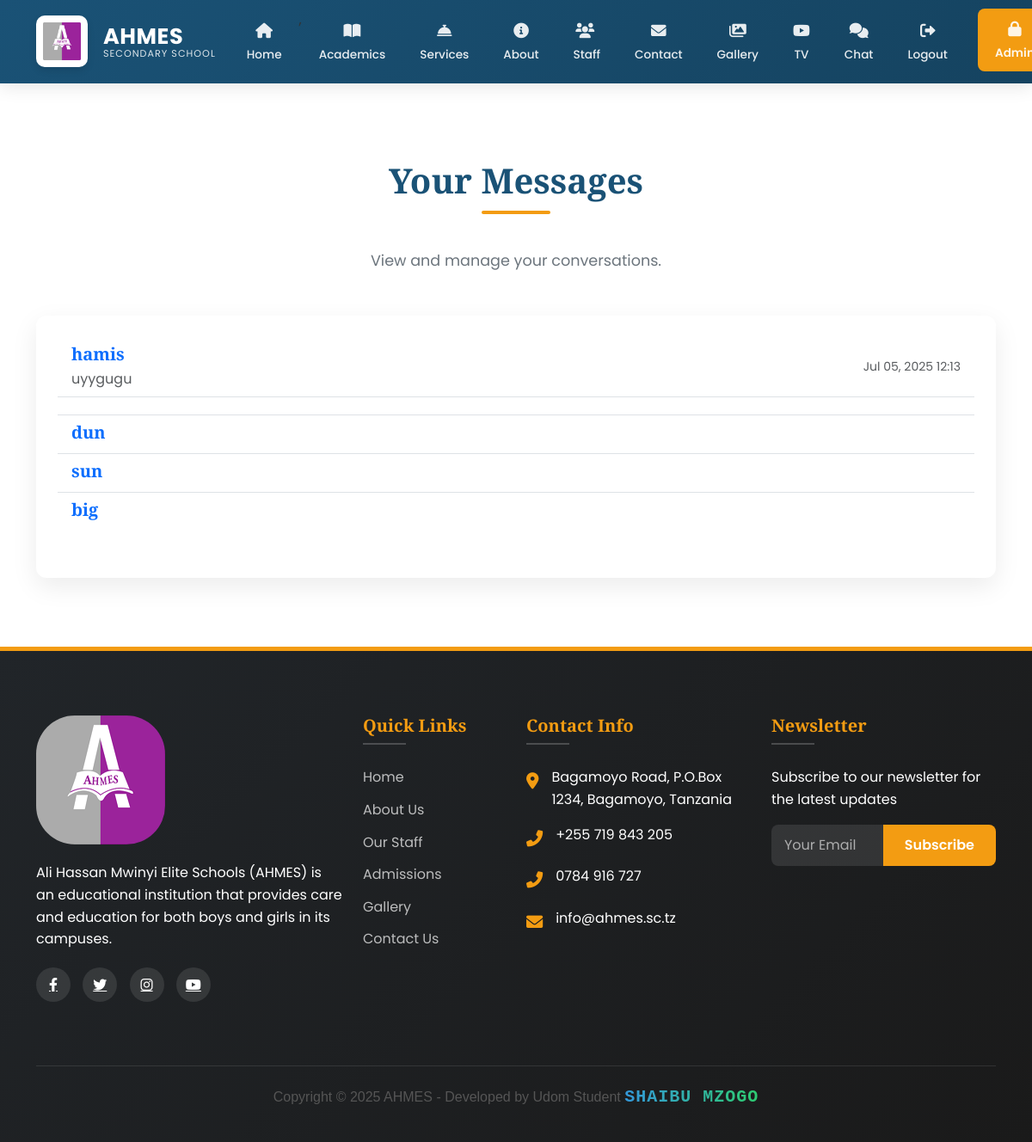
Screenshot of /inbox/ (signed in) with the database file from the repository.
### main/models.py (models this page shows, shortened)
class Conversation(models.Model):
    participants = models.ManyToManyField(User, related_name='conversations')
    created_at = models.DateTimeField(auto_now_add=True)
    updated_at = models.DateTimeField(auto_now=True)
    class Meta:
        ordering = ['-updated_at']

class User(AbstractUser):
    is_admin = models.BooleanField(default=False)
    is_staff_member = models.BooleanField(default=False)
    last_activity = models.DateTimeField(null=True, blank=True)
    groups = models.ManyToManyField(
        Group,
        verbose_name=_('groups'),
        blank=True,
        help_text=_(
            'The groups this user belongs to. A user will get all permissions '
            'granted to each of their groups.'
        ),
        related_name="custom_user_set",
        related_query_name="user",
    )
    user_permissions = models.ManyToManyField(
        Permission,
        verbose_name=_('user permissions'),
        blank=True,
        help_text=_('Specific permissions for this user.'),
        related_name="custom_user_set",
        related_query_name="user",
    )
    class Meta:
        swappable = 'AUTH_USER_MODEL'
        db_table = 'auth_user'
    def __str__(self):
        return self.username

class Message(models.Model):
    conversation = models.ForeignKey('Conversation', on_delete=models.CASCADE, related_name='messages')
    sender = models.ForeignKey(User, on_delete=models.CASCADE)
    content = models.TextField(blank=True)
    file = CloudinaryField(
        folder='chat_attachments/',
        null=True,
        blank=True,
        resource_type='auto',
        validators=[FileExtensionValidator(allowed_extensions=[
            'jpg', 'jpeg', 'png', 'gif', 'pdf', 'doc', 'docx',
            'xls', 'xlsx', 'ppt', 'pptx', 'txt', 'mp3', 'mp4', 'mov', 'avi'
        ])]
    )
    timestamp = models.DateTimeField(auto_now_add=True)
    is_read = models.BooleanField(default=False)
    read_at = models.DateTimeField(null=True, blank=True)
    class Meta:
        ordering = ['timestamp']

### main/views.py (the view)
# urls.py: path('inbox/', inbox, name='inbox'),
@login_required
def inbox(request):
    conversations = Conversation.objects.filter(
        participants=request.user
    ).prefetch_related(
        'participants',
        'messages',
        'messages__sender'
    ).annotate(
        last_message_time=Max('messages__timestamp')
    ).order_by('-last_message_time')
    total_unread = Message.objects.filter(
        conversation__participants=request.user,
        is_read=False
    ).exclude(
        sender=request.user
    ).count()
    conversations_with_other = []
    for conversation in conversations:
        other_user = conversation.participants.exclude(id=request.user.id).first()
        last_message = conversation.messages.order_by('-timestamp').first()
        unread_count = conversation.messages.filter(
            is_read=False
        ).exclude(
            sender=request.user
        ).count()
        conversations_with_other.append({
            'conversation': conversation,
            'other_user': other_user,
            'last_message': last_message,
            'unread_count': unread_count
        })
    return render(request, 'chat/inbox.html', {
        'conversations_with_other': conversations_with_other,
    })

### main/context_processors.py (called while the page is built)
def admin_counts(request):
    if request.user.is_authenticated and request.user.is_admin:
        return {
            'pending_comments': Comment.objects.filter(is_approved=False).count(),
            'gallery_count': Gallery.objects.count(),
        }
    return {}

def unread_messages_count(request):
    if request.user.is_authenticated:
        count = Message.objects.filter(
            conversation__participants=request.user,
            is_read=False
        ).exclude(
            sender=request.user
        ).count()
        print(f"DEBUG: Unread messages count for {request.user}: {count}")  # Debug output
        return {'unread_messages_count': count}
    return {}

### main/templates/chat/inbox.html (shortened to what this page needs)
{% extends 'main/base.html' %}
{% block content %}
<section class="section">
  <div class="container">
    <h2 class="section-title">Your Messages</h2>
    <p class="section-subtitle">View and manage your conversations.</p>
    <div class="row">
      <div class="col-12">
        <div class="card" data-aos="fade-up">
          <div class="card-body">
            <div id="conversationsList">
              {% if conversations_with_other %}
                <ul class="list-group list-group-flush" id="conversationsContainer">
                  {% for item in conversations_with_other %}
                    <li class="list-group-item conversation-item" data-conversation-id="{{ item.conversation.id }}">
                      <a href="{% url 'chat' item.conversation.id %}" class="text-decoration-none">
                        <div class="d-flex justify-content-between align-items-center">
                          <div>
                            <h5 class="mb-1">
                              {{ item.other_user.username }}
                            </h5>
                            {% if item.last_message %}
                              <p class="mb-0 text-muted last-message">
                                {{ item.last_message.content|truncatechars:50 }}
                              </p>
                            {% endif %}
                          </div>
                          <div class="text-end">
                            {% if item.last_message %}
                              <small class="text-muted d-block message-time">
                                {{ item.last_message.timestamp|date:"M d, Y H:i" }}
                              </small>
                            {% endif %}
                          </div>
                        </div>
                      </a>
                    </li>
                  {% endfor %}
                </ul>
              {% else %}
                <p class="text-center text-muted">No conversations yet. Start a new conversation!</p>
              {% endif %}
            </div>
          </div>
        </div>
      </div>
    </div>
  </div>
</section>
{% endblock %}
{% block extra_js %}
<link rel="stylesheet" href="https://cdnjs.cloudflare.com/ajax/libs/font-awesome/6.0.0/css/all.min.css">
{% endblock %}

### main/templates/chat/inbox.html (style rules this page uses)
.message-time { white-space: nowrap; }
.last-message { white-space: nowrap; overflow: hidden; text-overflow: ellipsis; max-width: 300px; }

### rows the page displays
Conversation: other_user.username "hamis", last_message.content "uyygugu", last_message.timestamp "Jul 05, 2025 12:13"
Conversation: other_user.username "dun"
Conversation: other_user.username "sun"
Conversation: other_user.username "big"
